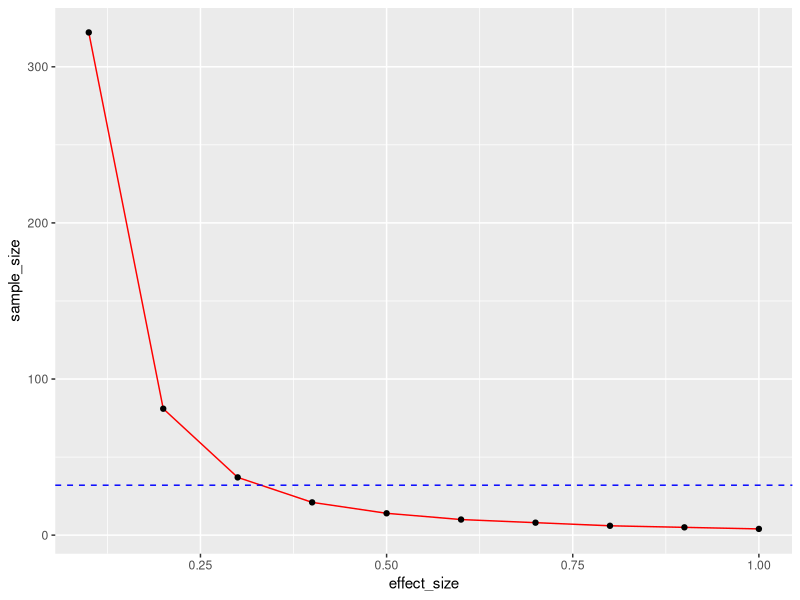
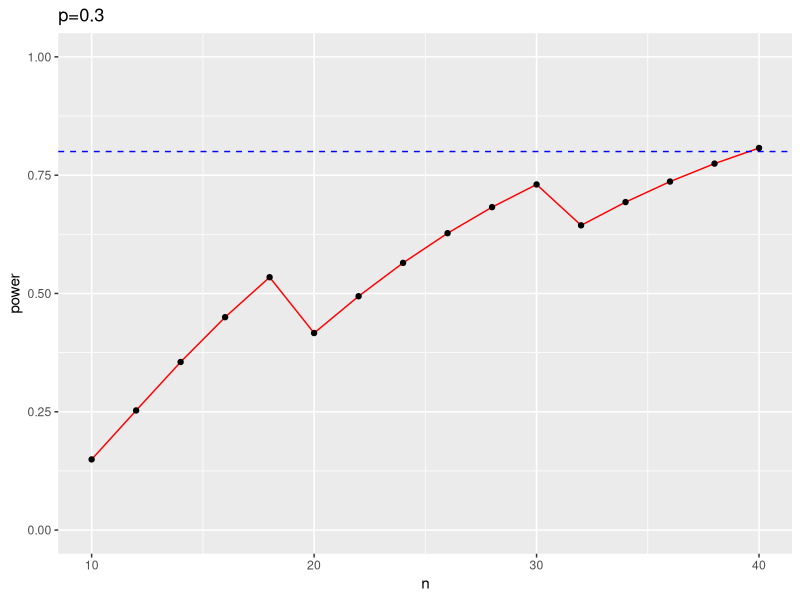
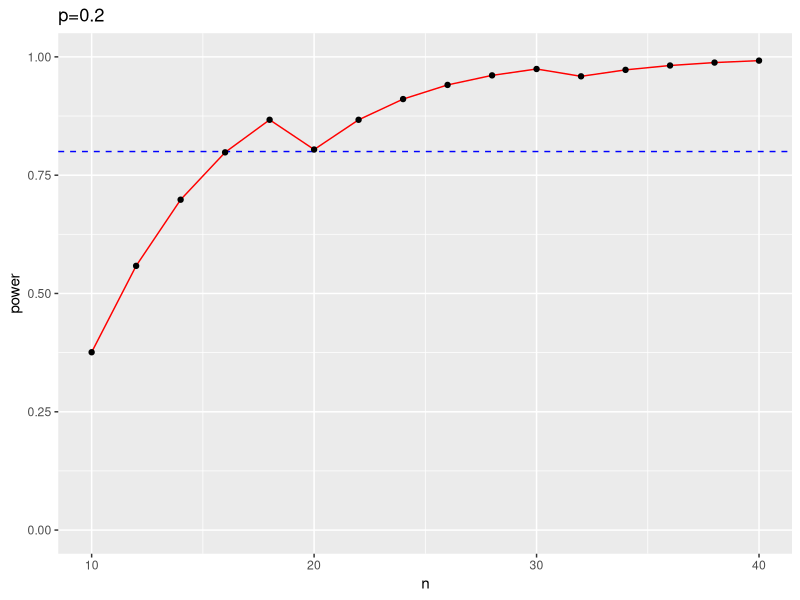
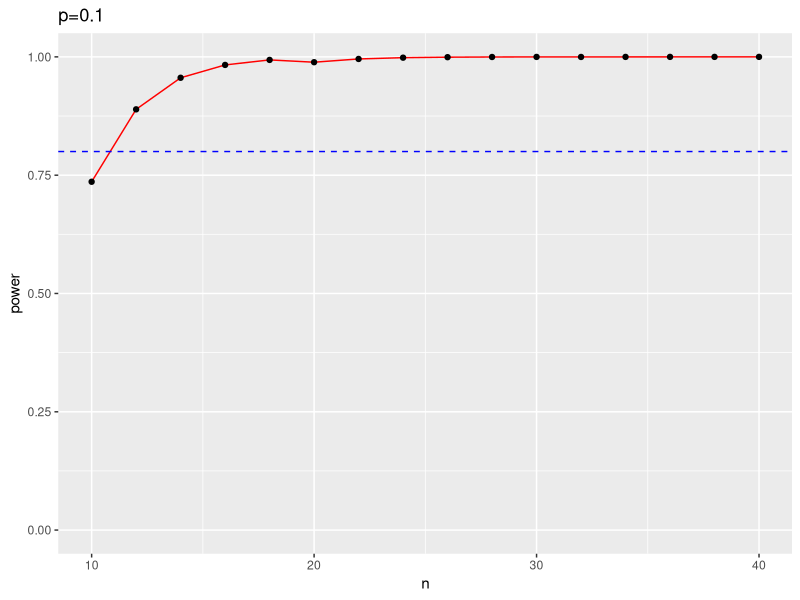
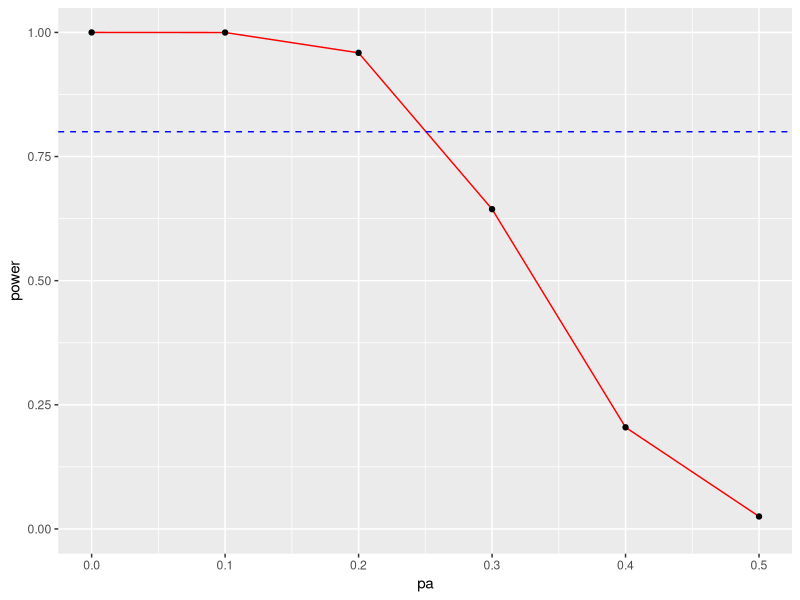

These figures' R source, in order:
## ---- chunk 1
knitr::opts_chunk$set(echo = TRUE)
library(tidyverse)
library(ggplot2)
## ---- chunk 2
n1=34; n2=33; n3=34
fail1=2; fail2=1; fail3=0
p_est=3/(n1+n2+n3)
nij=c(32,2,32,1,34,0)
muij=c(n1*(1-p_est), n1*p_est, n2*(1-p_est), n2*p_est, n3*(1-p_est), n3*p_est)
test_stat=sum((nij-muij)^2/muij)
test_stat  # critical value is 5.99 at 5% with 2 DF. 
1-pchisq(test_stat, df=2, ncp = 0, lower.tail = TRUE, log.p = FALSE)
## ---- chunk 3
overall_var=p_est*(1-p_est)*(n1+n2+n3)
########## the key is to set within.var
#group_means=c(0/n1, 1/n2, 2/n3)
group_means=c(0.17,0.17, 0.05 )
#group_means=c(0.17, 0.17, 0.05)
#within.var=0.03 seems reasonable 
p=power.anova.test(groups = length(group_means),
between.var = var(group_means), within.var=0.9, # use variance in group 1 
power=0.8,sig.level=0.05,n=NULL)
p
## ---- chunk 4
library(pwr)
pwr.anova.test(k = 3, f = 5/3, sig.level = 0.05, power = 0.8)
## ---- chunk 5
effect_size=seq(0.1,1, by=0.1); sample_size=numeric()
for (i in 1:length(effect_size))
{
  sample_size_calculation=pwr.anova.test(k=3, f=effect_size[i], sig.level=0.05, power=0.8)
  sample_size[i]=sample_size_calculation$n
  
}

ggplot(data=data.frame(effect_size=effect_size, sample_size=round(sample_size)), aes(x=effect_size, y=sample_size, group=1)) +
  geom_line(color="red")+
  #geom_hline(yintercept=0.8, linetype="dashed", color = "blue")+
  geom_point()+  
  geom_hline(yintercept=32, linetype="dashed", color = "blue")
#sample_size=pwr.anova.test(k=3, 0, sig.level=0.05, power=0.8)
## ---- chunk 6
sigma_means=sd(c(0.1, 0.1, 0))
sigma_pop=(101*(3/101)*(1-3/101))^0.5
f=sigma_means/sigma_pop
pwr.anova.test(k=3, f=0.3, sig.level=0.05, power=0.8)

## ---- chunk 7
n=seq(10, 40, by=2) # vary sample size from 10 to 40
p0=0.5
k=qbinom(0.05, n, p0)-1 # significance level 0.05; p_0=0.5 
pa=0.3 # pa is any value within H_a=====
power=pbinom(k, n, pa) # calculate power when p=pa
ggplot(data=data.frame(n, k, power), aes(x=n, y=power, group=1)) +
  geom_line(color="red")+
  geom_hline(yintercept=0.8, linetype="dashed", color = "blue")+
  geom_point()+
  ylim(c(0,1))+
  ggtitle("p=0.3")

n=seq(10, 40, by=2) # vary sample size from 10 to 40
p0=0.5
k=qbinom(0.05, n, p0)-1 # significance level 0.05; p_0=0.5 
pa=0.2 # pa is any value within H_a
power=pbinom(k, n, pa) # calculate power when p=pa
ggplot(data=data.frame(n, k, power), aes(x=n, y=power, group=1)) +
  geom_line(color="red")+
  geom_hline(yintercept=0.8, linetype="dashed", color = "blue")+
  geom_point()+
  ylim(c(0,1))+
  ggtitle("p=0.2")
  
n=seq(10, 40, by=2) # vary sample size from 10 to 40 
k=qbinom(0.05, n, p0)-1 # significance level 0.05; p_0=0.5 
pa=0.1 # pa is any value within H_a
power=pbinom(k, n, pa) # calculate power when p=pa
ggplot(data=data.frame(n, k, power), aes(x=n, y=power, group=1)) +
  geom_line(color="red")+
  geom_hline(yintercept=0.8, linetype="dashed", color = "blue")+
  geom_point()+
  ylim(c(0,1))+
  ggtitle("p=0.1")


n=32
p0=0.5
k=qbinom(0.05, n, p0)-1 # significance level 0.05; p_0=0.5 
pa=seq(0, p0, by=0.1)
power=pbinom(k, n, pa) # calculate power when p=pa
ggplot(data=data.frame(n, k, power), aes(x=pa, y=power, group=1)) +
  geom_line(color="red")+
  geom_hline(yintercept=0.8, linetype="dashed", color = "blue")+
  geom_point()+
  ylim(c(0,1))
## ---- chunk 8
library(pwr)
pwr.2p.test(h = ES.h(p1 = 0.10, p2 = 0), sig.level = 0.05, power = .80, alternative ="greater") # failure rate in group 2 &3 are 10%, 0

pwr.2p.test(h = ES.h(p1 = 0.17, p2 = 0.05), sig.level = 0.05, power = .80,  alternative ="greater") # failure rate in group 2 &3 are 17%, 5%


pwr.2p.test(h = ES.h(p1 = 0.25, p2 = 0.10), sig.level = 0.05, power = .80,  alternative ="greater") # failure rate in group 2 &3 are 25%, 10%
